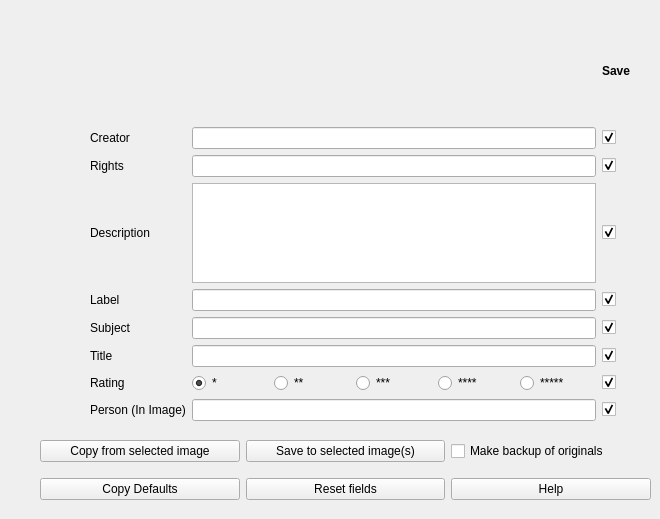
             <widget class="QWidget" name="editxmptab">
              <property name="sizePolicy">
               <sizepolicy hsizetype="Preferred" vsizetype="Preferred">
                <horstretch>2</horstretch>
                <verstretch>2</verstretch>
               </sizepolicy>
              </property>
              <attribute name="title">
               <string>Xmp</string>
              </attribute>
              <widget class="QWidget" name="gridLayoutWidget_6">
               <property name="geometry">
                <rect>
                 <x>90</x>
                 <y>20</y>
                 <width>541</width>
                 <height>401</height>
                </rect>
               </property>
               <layout class="QGridLayout" name="gridLayout_6">
                <item row="7" column="0">
                 <widget class="QLabel" name="label_56">
                  <property name="text">
                   <string>Rating</string>
                  </property>
                 </widget>
                </item>
                <item row="6" column="2">
                 <widget class="QLineEdit" name="xmp_title"/>
                </item>
                <item row="1" column="0">
                 <widget class="QLabel" name="label_51">
                  <property name="text">
                   <string>Creator</string>
                  </property>
                 </widget>
                </item>
                <item row="4" column="2">
                 <widget class="QLineEdit" name="xmp_label"/>
                </item>
                <item row="2" column="2">
                 <widget class="QLineEdit" name="xmp_rights"/>
                </item>
                <item row="3" column="2">
                 <widget class="QPlainTextEdit" name="xmp_description">
                  <property name="maximumSize">
                   <size>
                    <width>16777215</width>
                    <height>100</height>
                   </size>
                  </property>
                 </widget>
                </item>
                <item row="7" column="2">
                 <layout class="QHBoxLayout" name="horizontalLayout_4">
                  <item>
                   <widget class="QRadioButton" name="xmp_rating1">
                    <property name="text">
                     <string>*</string>
                    </property>
                    <property name="checked">
                     <bool>true</bool>
                    </property>
                   </widget>
                  </item>
                  <item>
                   <widget class="QRadioButton" name="xmp_rating2">
                    <property name="text">
                     <string>**</string>
                    </property>
                   </widget>
                  </item>
                  <item>
                   <widget class="QRadioButton" name="xmp_rating3">
                    <property name="text">
                     <string>***</string>
                    </property>
                   </widget>
                  </item>
                  <item>
                   <widget class="QRadioButton" name="xmp_rating4">
                    <property name="text">
                     <string>****</string>
                    </property>
                   </widget>
                  </item>
                  <item>
                   <widget class="QRadioButton" name="xmp_rating5">
                    <property name="text">
                     <string>*****</string>
                    </property>
                   </widget>
                  </item>
                 </layout>
                </item>
                <item row="1" column="3">
                 <widget class="QCheckBox" name="chk_xmp_creator">
                  <property name="text">
                   <string/>
                  </property>
                  <property name="checked">
                   <bool>true</bool>
                  </property>
                 </widget>
                </item>
                <item row="5" column="2">
                 <widget class="QLineEdit" name="xmp_subject"/>
                </item>
                <item row="1" column="2">
                 <widget class="QLineEdit" name="xmp_creator"/>
                </item>
                <item row="3" column="0">
                 <widget class="QLabel" name="label_55">
                  <property name="text">
                   <string>Description</string>
                  </property>
                 </widget>
                </item>
                <item row="6" column="0">
                 <widget class="QLabel" name="label_54">
                  <property name="text">
                   <string>Title</string>
                  </property>
                 </widget>
                </item>
                <item row="2" column="0">
                 <widget class="QLabel" name="label_52">
                  <property name="text">
                   <string>Rights</string>
                  </property>
                 </widget>
                </item>
                <item row="5" column="0">
                 <widget class="QLabel" name="label_53">
                  <property name="text">
                   <string>Subject</string>
                  </property>
                 </widget>
                </item>
                <item row="4" column="0">
                 <widget class="QLabel" name="label_57">
                  <property name="text">
                   <string>Label</string>
                  </property>
                 </widget>
                </item>
                <item row="2" column="3">
                 <widget class="QCheckBox" name="chk_xmp_rights">
                  <property name="text">
                   <string/>
                  </property>
                  <property name="checked">
                   <bool>true</bool>
                  </property>
                 </widget>
                </item>
                <item row="0" column="3">
                 <widget class="QLabel" name="label_58">
                  <property name="font">
                   <font>
                    <weight>75</weight>
                    <bold>true</bold>
                   </font>
                  </property>
                  <property name="text">
                   <string>Save</string>
                  </property>
                 </widget>
                </item>
                <item row="3" column="3">
                 <widget class="QCheckBox" name="chk_xmp_description">
                  <property name="text">
                   <string/>
                  </property>
                  <property name="checked">
                   <bool>true</bool>
                  </property>
                 </widget>
                </item>
                <item row="4" column="3">
                 <widget class="QCheckBox" name="chk_xmp_label">
                  <property name="text">
                   <string/>
                  </property>
                  <property name="checked">
                   <bool>true</bool>
                  </property>
                 </widget>
                </item>
                <item row="5" column="3">
                 <widget class="QCheckBox" name="chk_xmp_subject">
                  <property name="text">
                   <string/>
                  </property>
                  <property name="checked">
                   <bool>true</bool>
                  </property>
                 </widget>
                </item>
                <item row="6" column="3">
                 <widget class="QCheckBox" name="chk_xmp_title">
                  <property name="text">
                   <string/>
                  </property>
                  <property name="checked">
                   <bool>true</bool>
                  </property>
                 </widget>
                </item>
                <item row="7" column="3">
                 <widget class="QCheckBox" name="chk_xmp_rating">
                  <property name="text">
                   <string/>
                  </property>
                  <property name="checked">
                   <bool>true</bool>
                  </property>
                 </widget>
                </item>
                <item row="8" column="0">
                 <widget class="QLabel" name="label_62">
                  <property name="toolTip">
                   <string>This field is actually two xmp tags: &quot;Person&quot; and &quot;Person in Image&quot;, and is used by many &quot;face recognition&quot; programs</string>
                  </property>
                  <property name="text">
                   <string>Person (In Image)</string>
                  </property>
                 </widget>
                </item>
                <item row="8" column="2">
                 <widget class="QLineEdit" name="xmp_person">
                  <property name="toolTip">
                   <string>This field is actually two xmp tags: &quot;Person&quot; and &quot;Person in Image&quot;, and is used by many &quot;face recognition&quot; programs</string>
                  </property>
                  <property name="statusTip">
                   <string>This field is actually two xmp tags: &quot;Person&quot; and &quot;Person in Image&quot;, and is used by many &quot;face recognition&quot; programs</string>
                  </property>
                 </widget>
                </item>
                <item row="8" column="3">
                 <widget class="QCheckBox" name="chk_xmp_person">
                  <property name="text">
                   <string/>
                  </property>
                  <property name="checked">
                   <bool>true</bool>
                  </property>
                 </widget>
                </item>
               </layout>
              </widget>
              <widget class="QWidget" name="gridLayoutWidget_8">
               <property name="geometry">
                <rect>
                 <x>40</x>
                 <y>430</y>
                 <width>611</width>
                 <height>80</height>
                </rect>
               </property>
               <layout class="QGridLayout" name="gridLayout_8">
                <item row="1" column="0">
                 <widget class="QPushButton" name="btn_copy_xmp_defaults">
                  <property name="toolTip">
                   <string>Copies the default Creator and Rights from Preferences</string>
                  </property>
                  <property name="statusTip">
                   <string>Copies the default Creator and Rights from Preferences</string>
                  </property>
                  <property name="text">
                   <string>Copy Defaults</string>
                  </property>
                 </widget>
                </item>
                <item row="0" column="1">
                 <widget class="QPushButton" name="btn_savexmp">
                  <property name="toolTip">
                   <string>Save the xmp data to the image file(s)</string>
                  </property>
                  <property name="statusTip">
                   <string>Save the xmp data to the image file(s)</string>
                  </property>
                  <property name="text">
                   <string>Save to selected image(s)</string>
                  </property>
                 </widget>
                </item>
                <item row="1" column="1">
                 <widget class="QPushButton" name="btn_resetxmp">
                  <property name="toolTip">
                   <string>Empties all fields</string>
                  </property>
                  <property name="statusTip">
                   <string>Empties all fields</string>
                  </property>
                  <property name="text">
                   <string>Reset fields</string>
                  </property>
                 </widget>
                </item>
                <item row="0" column="0">
                 <widget class="QPushButton" name="btn_xmp_copyfrom">
                  <property name="toolTip">
                   <string>This button will copy all the (available) xmp info from the selected image to the internal &quot;clipboard&quot;</string>
                  </property>
                  <property name="statusTip">
                   <string>This button will copy all the (available) xmp info from the selected image to the internal &quot;clipboard&quot;</string>
                  </property>
                  <property name="text">
                   <string>Copy from selected image</string>
                  </property>
                 </widget>
                </item>
                <item row="1" column="2">
                 <widget class="QPushButton" name="btn_xmphelp">
                  <property name="font">
                   <font>
                    <weight>50</weight>
                    <bold>false</bold>
                   </font>
                  </property>
                  <property name="toolTip">
                   <string>Opens the manual with some additional info on this screen</string>
                  </property>
                  <property name="statusTip">
                   <string>Opens the manual with some additional info on this screen</string>
                  </property>
                  <property name="text">
                   <string>Help</string>
                  </property>
                 </widget>
                </item>
                <item row="0" column="2">
                 <widget class="QCheckBox" name="chk_xmp_backuporiginals">
                  <property name="toolTip">
                   <string>Overwrite your image or make a backup first</string>
                  </property>
                  <property name="statusTip">
                   <string>Overwrite your image or make a backup first</string>
                  </property>
                  <property name="text">
                   <string>Make backup of originals</string>
                  </property>
                 </widget>
                </item>
               </layout>
              </widget>
             </widget>
